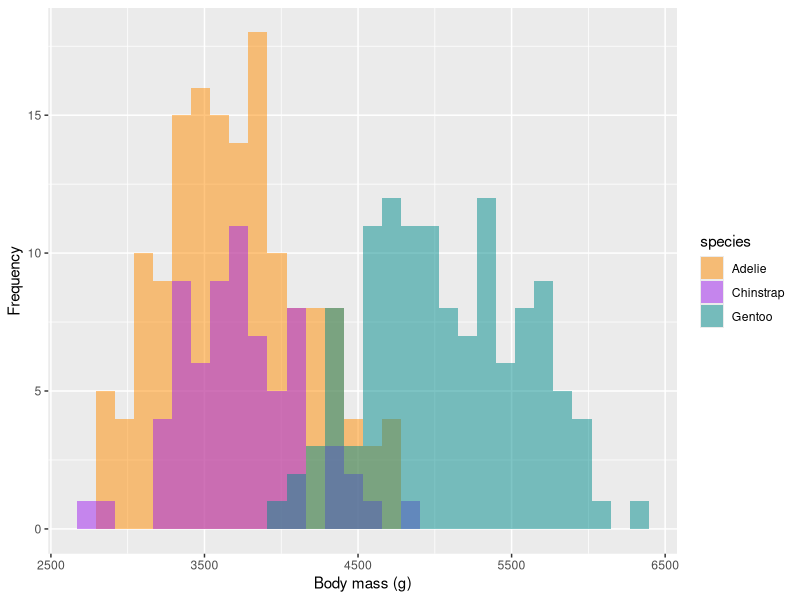
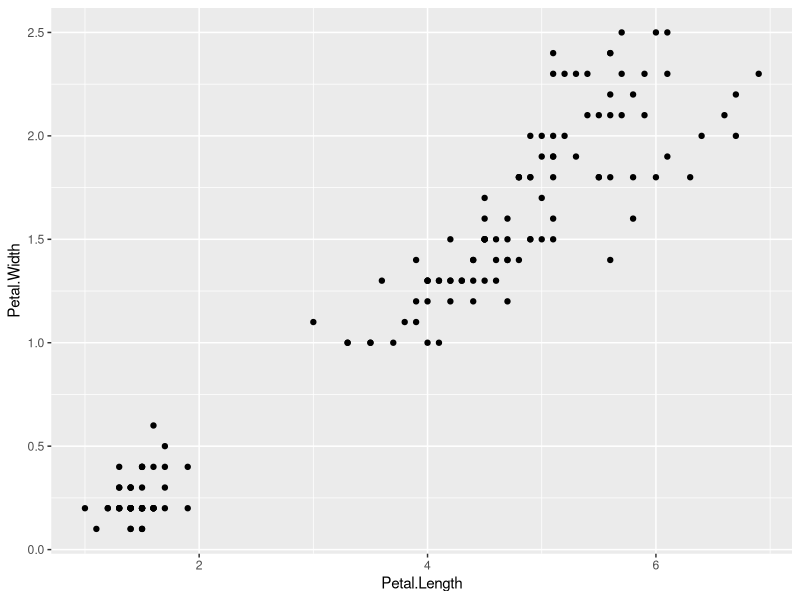

The R source for these figures, in order:
## ---- chunk 1
#| label: fig-penguins
#| fig-cap: "Plot1"
#| echo: false
#| warning: false
#| message: false

library(ggplot2)
library(palmerpenguins)

ggplot(data = penguins, aes(x = body_mass_g)) + geom_histogram(aes(fill = species), alpha = 0.5, position = "identity") + scale_fill_manual(values = c("darkorange","purple","cyan4")) + labs(x = "Body mass (g)", y = "Frequency")

## ---- chunk 2
#| label: fig-plot
#| fig-cap: "Plot2"
#| echo: false
#| warning: false
#| message: false

ggplot(iris, aes(x=Petal.Length, y=Petal.Width)) +
  geom_point()
